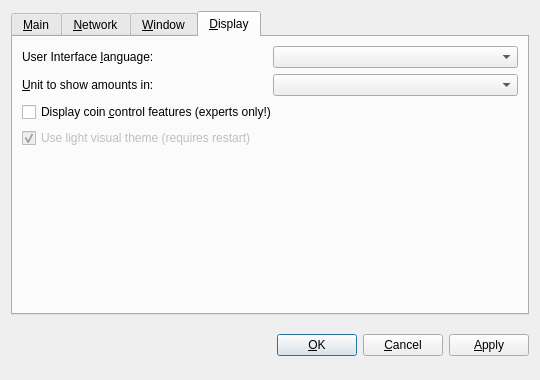
<?xml version="1.0" encoding="UTF-8"?>
<ui version="4.0">
 <class>OptionsDialog</class>
 <widget class="QDialog" name="OptionsDialog">
  <property name="geometry">
   <rect>
    <x>0</x>
    <y>0</y>
    <width>540</width>
    <height>380</height>
   </rect>
  </property>
  <property name="windowTitle">
   <string>Options</string>
  </property>
  <property name="styleSheet">
   <string notr="true"/>
  </property>
  <property name="modal">
   <bool>true</bool>
  </property>
  <layout class="QVBoxLayout" name="verticalLayout">
   <item>
    <widget class="QTabWidget" name="tabWidget">
     <property name="enabled">
      <bool>true</bool>
     </property>
     <property name="autoFillBackground">
      <bool>false</bool>
     </property>
     <property name="tabPosition">
      <enum>QTabWidget::North</enum>
     </property>
     <property name="tabShape">
      <enum>QTabWidget::Rounded</enum>
     </property>
     <property name="currentIndex">
      <number>3</number>
     </property>
     <property name="elideMode">
      <enum>Qt::ElideNone</enum>
     </property>
     <property name="usesScrollButtons">
      <bool>true</bool>
     </property>
     <property name="documentMode">
      <bool>false</bool>
     </property>
     <property name="tabsClosable">
      <bool>false</bool>
     </property>
     <widget class="QWidget" name="tabMain">
      <attribute name="title">
       <string>&amp;Main</string>
      </attribute>
      <layout class="QVBoxLayout" name="verticalLayout_Main">
       <item>
        <widget class="QLabel" name="transactionFeeInfoLabel">
         <property name="text">
          <string>Optional transaction fee per kB that helps make sure your transactions are processed quickly. Most transactions are 1 kB. Fee 0.01 recommended.</string>
         </property>
         <property name="textFormat">
          <enum>Qt::PlainText</enum>
         </property>
         <property name="wordWrap">
          <bool>true</bool>
         </property>
        </widget>
       </item>
       <item>
        <layout class="QHBoxLayout" name="horizontalLayoutFee">
         <item>
          <widget class="QLabel" name="transactionFeeLabel">
           <property name="text">
            <string>Pay transaction &amp;fee</string>
           </property>
           <property name="textFormat">
            <enum>Qt::PlainText</enum>
           </property>
           <property name="buddy">
            <cstring>transactionFee</cstring>
           </property>
          </widget>
         </item>
         <item>
          <widget class="BitcoinAmountField" name="transactionFee"/>
         </item>
         <item>
          <spacer name="horizontalSpacerFee">
           <property name="orientation">
            <enum>Qt::Horizontal</enum>
           </property>
           <property name="sizeHint" stdset="0">
            <size>
             <width>40</width>
             <height>20</height>
            </size>
           </property>
          </spacer>
         </item>
        </layout>
       </item>
       <item>
        <widget class="QLabel" name="reserveBalanceInfoLabel">
         <property name="text">
          <string>Reserved amount does not participate in staking and is therefore spendable at any time.</string>
         </property>
         <property name="textFormat">
          <enum>Qt::PlainText</enum>
         </property>
         <property name="wordWrap">
          <bool>true</bool>
         </property>
        </widget>
       </item>
       <item>
        <layout class="QHBoxLayout" name="horizontalLayoutReserveBalance">
         <item>
          <widget class="QLabel" name="reserveBalanceLabel">
           <property name="text">
            <string>Reserve</string>
           </property>
           <property name="textFormat">
            <enum>Qt::PlainText</enum>
           </property>
           <property name="buddy">
            <cstring>reserveBalance</cstring>
           </property>
          </widget>
         </item>
         <item>
          <widget class="BitcoinAmountField" name="reserveBalance"/>
         </item>
         <item>
          <spacer name="horizontalSpacerReserveBalance">
           <property name="orientation">
            <enum>Qt::Horizontal</enum>
           </property>
           <property name="sizeHint" stdset="0">
            <size>
             <width>40</width>
             <height>20</height>
            </size>
           </property>
          </spacer>
         </item>
        </layout>
       </item>
       <item>
        <widget class="QCheckBox" name="bitcoinAtStartup">
         <property name="toolTip">
          <string>Automatically start Xoat after logging in to the system.</string>
         </property>
         <property name="text">
          <string>&amp;Start Xoat on system login</string>
         </property>
        </widget>
       </item>
       <item>
        <spacer name="verticalSpacer_Main">
         <property name="orientation">
          <enum>Qt::Vertical</enum>
         </property>
         <property name="sizeHint" stdset="0">
          <size>
           <width>20</width>
           <height>40</height>
          </size>
         </property>
        </spacer>
       </item>
      </layout>
     </widget>
     <widget class="QWidget" name="tabNetwork">
      <attribute name="title">
       <string>&amp;Network</string>
      </attribute>
      <layout class="QVBoxLayout" name="verticalLayout_Network">
       <item>
        <widget class="QCheckBox" name="mapPortUpnp">
         <property name="toolTip">
          <string>Automatically open the Xoat client port on the router. This only works when your router supports UPnP and it is enabled.</string>
         </property>
         <property name="text">
          <string>Map port using &amp;UPnP</string>
         </property>
        </widget>
       </item>
       <item>
        <widget class="QCheckBox" name="connectSocks">
         <property name="toolTip">
          <string>Connect to the Xoat network through a SOCKS5 proxy (e.g. when connecting through Tor).</string>
         </property>
         <property name="text">
          <string>&amp;Connect through SOCKS5 proxy:</string>
         </property>
        </widget>
       </item>
       <item>
        <layout class="QHBoxLayout" name="horizontalLayout_Network">
         <item>
          <widget class="QLabel" name="proxyIpLabel">
           <property name="text">
            <string>Proxy &amp;IP:</string>
           </property>
           <property name="textFormat">
            <enum>Qt::PlainText</enum>
           </property>
           <property name="buddy">
            <cstring>proxyIp</cstring>
           </property>
          </widget>
         </item>
         <item>
          <widget class="QValidatedLineEdit" name="proxyIp">
           <property name="maximumSize">
            <size>
             <width>140</width>
             <height>16777215</height>
            </size>
           </property>
           <property name="toolTip">
            <string>IP address of the proxy (e.g. 127.0.0.1)</string>
           </property>
          </widget>
         </item>
         <item>
          <widget class="QLabel" name="proxyPortLabel">
           <property name="text">
            <string>&amp;Port:</string>
           </property>
           <property name="textFormat">
            <enum>Qt::PlainText</enum>
           </property>
           <property name="buddy">
            <cstring>proxyPort</cstring>
           </property>
          </widget>
         </item>
         <item>
          <widget class="QLineEdit" name="proxyPort">
           <property name="maximumSize">
            <size>
             <width>55</width>
             <height>16777215</height>
            </size>
           </property>
           <property name="toolTip">
            <string>Port of the proxy (e.g. 9050)</string>
           </property>
          </widget>
         </item>
         <item>
          <spacer name="horizontalSpacer_Network">
           <property name="orientation">
            <enum>Qt::Horizontal</enum>
           </property>
           <property name="sizeHint" stdset="0">
            <size>
             <width>40</width>
             <height>20</height>
            </size>
           </property>
          </spacer>
         </item>
        </layout>
       </item>
       <item>
        <spacer name="verticalSpacer_Network">
         <property name="orientation">
          <enum>Qt::Vertical</enum>
         </property>
         <property name="sizeHint" stdset="0">
          <size>
           <width>20</width>
           <height>40</height>
          </size>
         </property>
        </spacer>
       </item>
      </layout>
     </widget>
     <widget class="QWidget" name="tabWindow">
      <attribute name="title">
       <string>&amp;Window</string>
      </attribute>
      <layout class="QVBoxLayout" name="verticalLayout_Window">
       <item>
        <widget class="QCheckBox" name="minimizeToTray">
         <property name="toolTip">
          <string>Show only a tray icon after minimizing the window.</string>
         </property>
         <property name="text">
          <string>&amp;Minimize to the tray instead of the taskbar</string>
         </property>
        </widget>
       </item>
       <item>
        <widget class="QCheckBox" name="minimizeOnClose">
         <property name="toolTip">
          <string>Minimize instead of exit the application when the window is closed. When this option is enabled, the application will be closed only after selecting Quit in the menu.</string>
         </property>
         <property name="text">
          <string>M&amp;inimize on close</string>
         </property>
        </widget>
       </item>
       <item>
        <spacer name="verticalSpacer_Window">
         <property name="orientation">
          <enum>Qt::Vertical</enum>
         </property>
         <property name="sizeHint" stdset="0">
          <size>
           <width>20</width>
           <height>40</height>
          </size>
         </property>
        </spacer>
       </item>
      </layout>
     </widget>
     <widget class="QWidget" name="tabDisplay">
      <attribute name="title">
       <string>&amp;Display</string>
      </attribute>
      <layout class="QVBoxLayout" name="verticalLayout_Display">
       <item>
        <layout class="QHBoxLayout" name="horizontalLayout_1_Display">
         <item>
          <widget class="QLabel" name="langLabel">
           <property name="text">
            <string>User Interface &amp;language:</string>
           </property>
           <property name="textFormat">
            <enum>Qt::PlainText</enum>
           </property>
           <property name="buddy">
            <cstring>lang</cstring>
           </property>
          </widget>
         </item>
         <item>
          <widget class="QValueComboBox" name="lang">
           <property name="toolTip">
            <string>The user interface language can be set here. This setting will take effect after restarting Xoat.</string>
           </property>
          </widget>
         </item>
        </layout>
       </item>
       <item>
        <layout class="QHBoxLayout" name="horizontalLayout_2_Display">
         <item>
          <widget class="QLabel" name="unitLabel">
           <property name="text">
            <string>&amp;Unit to show amounts in:</string>
           </property>
           <property name="textFormat">
            <enum>Qt::PlainText</enum>
           </property>
           <property name="buddy">
            <cstring>unit</cstring>
           </property>
          </widget>
         </item>
         <item>
          <widget class="QValueComboBox" name="unit">
           <property name="toolTip">
            <string>Choose the default subdivision unit to show in the interface and when sending coins.</string>
           </property>
          </widget>
         </item>
        </layout>
       </item>
       <item>
        <widget class="QCheckBox" name="coinControlFeatures">
         <property name="toolTip">
          <string>Whether to show coin control features or not.</string>
         </property>
         <property name="text">
          <string>Display coin &amp;control features (experts only!)</string>
         </property>
        </widget>
       </item>
       <item>
        <widget class="QCheckBox" name="UseLightTheme">
         <property name="enabled">
          <bool>false</bool>
         </property>
         <property name="styleSheet">
          <string notr="true"/>
         </property>
         <property name="text">
          <string>Use light visual theme (requires restart)</string>
         </property>
         <property name="checked">
          <bool>true</bool>
         </property>
        </widget>
       </item>
       <item>
        <spacer name="verticalSpacer_Display">
         <property name="orientation">
          <enum>Qt::Vertical</enum>
         </property>
         <property name="sizeHint" stdset="0">
          <size>
           <width>20</width>
           <height>40</height>
          </size>
         </property>
        </spacer>
       </item>
      </layout>
     </widget>
    </widget>
   </item>
   <item>
    <layout class="QHBoxLayout" name="horizontalLayout_Buttons">
     <item>
      <spacer name="horizontalSpacer_1">
       <property name="orientation">
        <enum>Qt::Horizontal</enum>
       </property>
       <property name="sizeHint" stdset="0">
        <size>
         <width>40</width>
         <height>48</height>
        </size>
       </property>
      </spacer>
     </item>
     <item>
      <widget class="QLabel" name="statusLabel">
       <property name="font">
        <font>
         <weight>75</weight>
         <bold>true</bold>
        </font>
       </property>
       <property name="text">
        <string/>
       </property>
       <property name="textFormat">
        <enum>Qt::PlainText</enum>
       </property>
       <property name="wordWrap">
        <bool>true</bool>
       </property>
      </widget>
     </item>
     <item>
      <spacer name="horizontalSpacer_2">
       <property name="orientation">
        <enum>Qt::Horizontal</enum>
       </property>
       <property name="sizeHint" stdset="0">
        <size>
         <width>40</width>
         <height>48</height>
        </size>
       </property>
      </spacer>
     </item>
     <item>
      <widget class="QPushButton" name="okButton">
       <property name="text">
        <string>&amp;OK</string>
       </property>
      </widget>
     </item>
     <item>
      <widget class="QPushButton" name="cancelButton">
       <property name="text">
        <string>&amp;Cancel</string>
       </property>
       <property name="autoDefault">
        <bool>false</bool>
       </property>
      </widget>
     </item>
     <item>
      <widget class="QPushButton" name="applyButton">
       <property name="text">
        <string>&amp;Apply</string>
       </property>
       <property name="autoDefault">
        <bool>false</bool>
       </property>
      </widget>
     </item>
    </layout>
   </item>
  </layout>
 </widget>
 <customwidgets>
  <customwidget>
   <class>BitcoinAmountField</class>
   <extends>QSpinBox</extends>
   <header>bitcoinamountfield.h</header>
  </customwidget>
  <customwidget>
   <class>QValueComboBox</class>
   <extends>QComboBox</extends>
   <header>qvaluecombobox.h</header>
  </customwidget>
  <customwidget>
   <class>QValidatedLineEdit</class>
   <extends>QLineEdit</extends>
   <header>qvalidatedlineedit.h</header>
  </customwidget>
 </customwidgets>
 <resources/>
 <connections/>
</ui>
